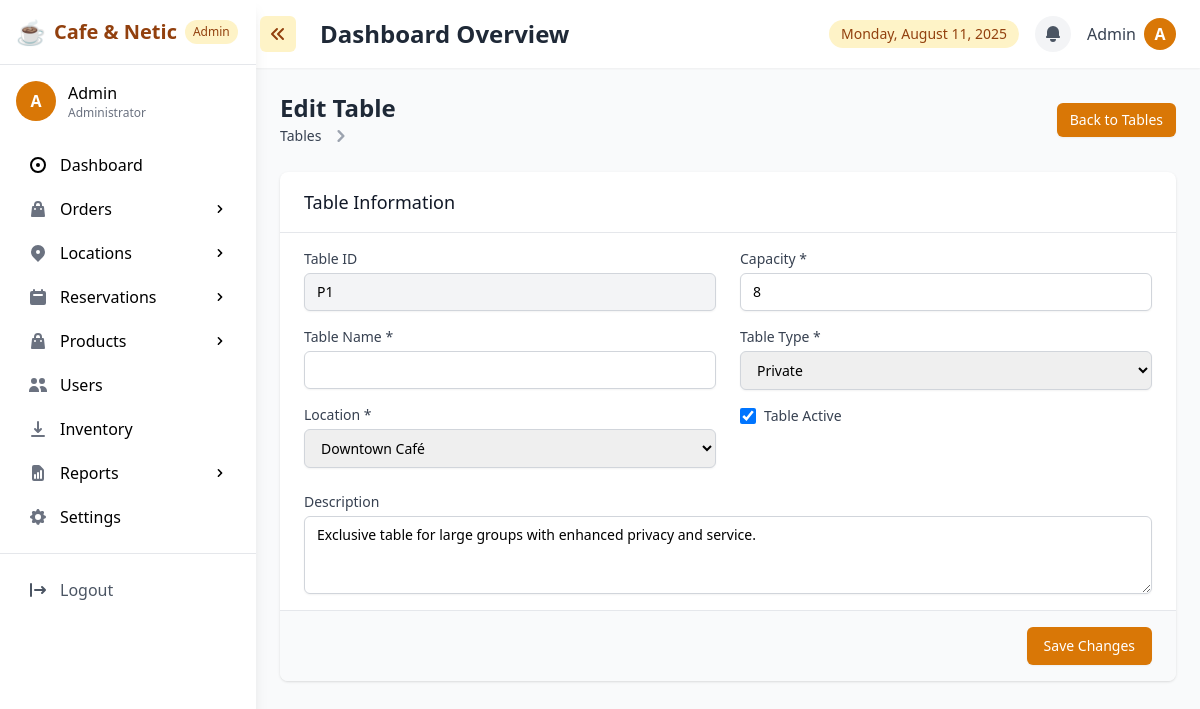
/admin/admin_tables_edit.php?id=P1 (signed in), run on the app's committed database.
### tables this page shows
CREATE TABLE `restaurant_tables` (
  `location_id` int(11) NOT NULL,
  `table_id` varchar(10) NOT NULL,
  `table_number` varchar(10) NOT NULL,
  `capacity` int(11) NOT NULL,
  `description` varchar(255) DEFAULT NULL,
  `type` enum('standard','round','booth','private','bar','outdoor') NOT NULL,
  `is_active` tinyint(1) DEFAULT 1,
  `x_position` int(11) DEFAULT NULL,
  `y_position` int(11) DEFAULT NULL
);

CREATE TABLE `restaurant_locations` (
  `location_id` int(11) NOT NULL,
  `name` varchar(100) NOT NULL,
  `address` text NOT NULL,
  `description` text NOT NULL,
  `city` varchar(50) NOT NULL,
  `phone` varchar(20) DEFAULT NULL,
  `opening_time` time DEFAULT NULL,
  `closing_time` time DEFAULT NULL,
  `is_active` tinyint(1) DEFAULT 1,
  `rating` decimal(10,1) NOT NULL,
  `reviews` int(11) NOT NULL
);

### admin/admin_tables_edit.php (the view, shortened to what this page needs)
<?php
require '../includes/config.php';
$table_id = $_GET['id'];
try {
    $table_stmt = $conn->prepare("
        SELECT t.*, l.name as location_name
        FROM restaurant_tables t
        JOIN restaurant_locations l ON t.location_id = l.location_id
        WHERE t.table_id = :table_id
    ");
    $table_stmt->bindParam(':table_id', $table_id);
    $table_stmt->execute();
    $table = $table_stmt->fetch(PDO::FETCH_ASSOC);
    $locations_stmt = $conn->query("SELECT * FROM restaurant_locations ORDER BY name");
    $locations = $locations_stmt->fetchAll(PDO::FETCH_ASSOC);
} catch (PDOException $e) {
    $error = "Failed to fetch table details: " . $e->getMessage();
}
?>
<!DOCTYPE html>
<html lang="en">
<head>
    <script src="https://cdn.tailwindcss.com"></script>
</head>
<body class="font-inter bg-gray-50">
    <div class="flex h-screen overflow-hidden">
        <?php include '../includes/admin_sidebar.php'; ?>
        <div class="flex-1 overflow-auto">
            <?php
                include '../includes/admin_topnav.php';
            ?>
            <main class="p-6">
                <div class="flex justify-between items-center mb-6">
                    <div>
                        <h1 class="text-2xl font-bold text-gray-800">Edit Table</h1>
                        <nav class="flex" aria-label="Breadcrumb">
                            <ol class="inline-flex items-center space-x-1 md:space-x-2">
                                <li class="inline-flex items-center">
                                    <a href="admin_tables.php" class="inline-flex items-center text-sm font-medium text-gray-700 hover:text-amber-600">
                                        Tables
                                    </a>
                                </li>
                                <li aria-current="page">
                                    <div class="flex items-center">
                                        <svg class="w-6 h-6 text-gray-400" fill="currentColor" viewBox="0 0 20 20" xmlns="http://www.w3.org/2000/svg"><path fill-rule="evenodd" d="M7.293 14.707a1 1 0 010-1.414L10.586 10 7.293 6.707a1 1 0 011.414-1.414l4 4a1 1 0 010 1.414l-4 4a1 1 0 01-1.414 0z" clip-rule="evenodd"></path></svg>
                                    </div>
                                </li>
                            </ol>
                        </nav>
                    </div>
                    <a href="admin_tables.php" class="inline-flex items-center px-3 py-2 border border-transparent text-sm leading-4 font-medium rounded-md shadow-sm text-white bg-amber-600 hover:bg-amber-700 focus:outline-none focus:ring-2 focus:ring-offset-2 focus:ring-amber-500">
                        Back to Tables
                    </a>
                </div>
                <div class="bg-white shadow rounded-lg overflow-hidden">
                    <form method="POST">
                        <div class="px-6 py-4 border-b border-gray-200">
                            <h2 class="text-lg font-medium text-gray-900">Table Information</h2>
                        </div>
                        <div class="px-6 py-4 grid grid-cols-1 md:grid-cols-2 gap-6">
                            <div class="space-y-4">
                                <div>
                                    <label for="table_id" class="block text-sm font-medium text-gray-700">Table ID</label>
                                    <input type="text" id="table_id" name="table_id" readonly
                                           value="<?= htmlspecialchars($table['table_id']) ?>"
                                           class="mt-1 block w-full border border-gray-300 rounded-md shadow-sm py-2 px-3 bg-gray-100 focus:outline-none focus:ring-amber-500 focus:border-amber-500 sm:text-sm">
                                </div>
                                <div>
                                    <label for="name" class="block text-sm font-medium text-gray-700">Table Name *</label>
                                    <input type="text" id="name" name="name" required
                                           value="<?= htmlspecialchars($table['name']) ?>"
                                           class="mt-1 block w-full border border-gray-300 rounded-md shadow-sm py-2 px-3 focus:outline-none focus:ring-amber-500 focus:border-amber-500 sm:text-sm">
                                </div>
                                <div>
                                    <label for="location_id" class="block text-sm font-medium text-gray-700">Location *</label>
                                    <select id="location_id" name="location_id" required
                                            class="mt-1 block w-full border border-gray-300 rounded-md shadow-sm py-2 px-3 focus:outline-none focus:ring-amber-500 focus:border-amber-500 sm:text-sm">
                                        <?php foreach ($locations as $loc): ?>
                                            <option value="<?= $loc['location_id'] ?>" <?= $loc['location_id'] == $table['location_id'] ? 'selected' : '' ?>>
                                                <?= htmlspecialchars($loc['name']) ?>
                                            </option>
                                        <?php endforeach; ?>
                                    </select>
                                </div>
                            </div>
                            <div class="space-y-4">
                                <div>
                                    <label for="capacity" class="block text-sm font-medium text-gray-700">Capacity *</label>
                                    <input type="number" id="capacity" name="capacity" min="1" required
                                           value="<?= $table['capacity'] ?>"
                                           class="mt-1 block w-full border border-gray-300 rounded-md shadow-sm py-2 px-3 focus:outline-none focus:ring-amber-500 focus:border-amber-500 sm:text-sm">
                                </div>
                                <div>
                                    <label for="type" class="block text-sm font-medium text-gray-700">Table Type *</label>
                                    <select id="type" name="type" required
                                            class="mt-1 block w-full border border-gray-300 rounded-md shadow-sm py-2 px-3 focus:outline-none focus:ring-amber-500 focus:border-amber-500 sm:text-sm">
                                        <option value="private" <?= $table['type'] === 'private' ? 'selected' : '' ?>>Private</option>
                                    </select>
                                </div>
                                <div class="flex items-center">
                                    <input id="is_active" name="is_active" type="checkbox"
                                           <?= $table['is_active'] ? 'checked' : '' ?>
                                           class="h-4 w-4 text-amber-600 focus:ring-amber-500 border-gray-300 rounded">
                                    <label for="is_active" class="ml-2 block text-sm text-gray-700">Table Active</label>
                                </div>
                            </div>
                            <div class="md:col-span-2">
                                <label for="description" class="block text-sm font-medium text-gray-700">Description</label>
                                <textarea id="description" name="description" rows="3"
                                          class="mt-1 block w-full border border-gray-300 rounded-md shadow-sm py-2 px-3 focus:outline-none focus:ring-amber-500 focus:border-amber-500 sm:text-sm"><?= htmlspecialchars($table['description']) ?></textarea>
                            </div>
                        </div>
                        <div class="px-6 py-4 border-t border-gray-200 bg-gray-50 text-right">
                            <button type="submit" name="update_table" class="inline-flex justify-center py-2 px-4 border border-transparent shadow-sm text-sm font-medium rounded-md text-white bg-amber-600 hover:bg-amber-700 focus:outline-none focus:ring-2 focus:ring-offset-2 focus:ring-amber-500">
                                Save Changes
                            </button>
                        </div>
                    </form>
                </div>
            </main>
        </div>
    </div>
</body>
</html>

### data on the page
restaurant_tables: table_id "P1", location_id "Downtown Café", capacity "8", type "Private", is_active "☑", description "Exclusive table for large groups with enhanced privacy and service."

### other printed values
substr($_SESSION['first_name'] ?? 'A', 0, 1) "A"
$_SESSION['first_name'] "Admin"
